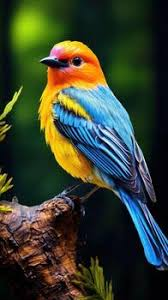
#> input picture image.png, 168 x 300 px, found by its file name
$ python threshold.py
#> lines starting #> are read from the running program, lines starting #| are printed output that depends on the picture; after the words box and inside, x2 and y2 are one past the last pixel; in counts of white or black regions, pixels touching at a corner belong together
import cv2

img=cv2.imread("image.png")
#> img is the input picture: shape (300, 168, 3); mean B, G, R 46, 63.2, 55.1
imgray = cv2.cvtColor(img, cv2.COLOR_BGR2GRAY)
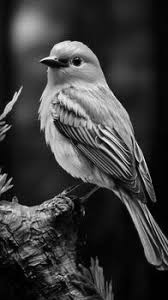
#> imgray: shape (300, 168); min 0, max 248, mean 58.8
t,thresh1 = cv2.threshold(imgray,127,255,cv2.THRESH_BINARY)
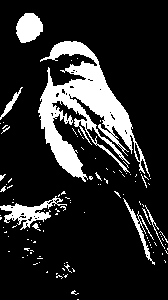
#> thresh1: shape (300, 168); 16.2% white; 113 white regions (104 under 20 px), largest, box (x1, y1, x2, y2) and area: (38, 41, 150, 182) 5798, (0, 196, 67, 230) 720, (16, 13, 43, 43) 601
t,thresh2 = cv2.threshold(imgray,127,255,cv2.THRESH_BINARY_INV)
t,thresh3 = cv2.threshold(imgray,127,255,cv2.THRESH_TRUNC)
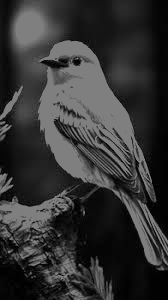
#> thresh3: shape (300, 168); min 0, max 127, mean 52.1
t,thresh4 = cv2.threshold(imgray,127,255,cv2.THRESH_TOZERO)
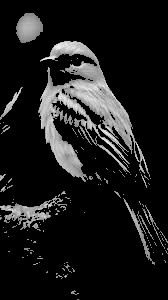
#> thresh4: shape (300, 168); min 0, max 248, mean 27.2
t,thresh5 = cv2.threshold(imgray,127,255,cv2.THRESH_TOZERO_INV)
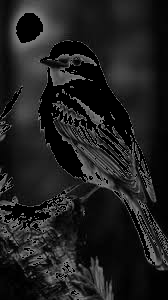
#> thresh5: shape (300, 168); min 0, max 127, mean 31.6
cv2.imshow("image",img)
cv2.imshow("imagegray",imgray)
cv2.imshow("thresh1",thresh1)
cv2.imshow("thresh2",thresh2)
cv2.imshow("thresh3",thresh3)
cv2.imshow("thresh4",thresh4)
cv2.imshow("thresh5",thresh5)
cv2.waitKey(0)
cv2.destroyAllWindows()
